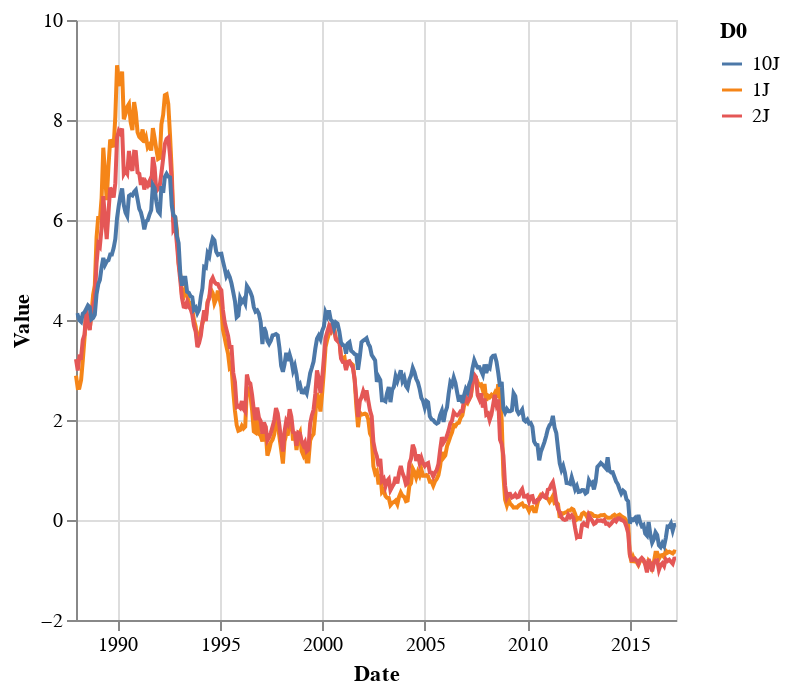

Notebook source saved alongside this figure:
### Markdown cell above
And defining more complex mappings form data to visual is also easy.

### Code cell
alt.Chart(df[df['D0'].isin(['1J', '2J', '10J'])]).mark_line().encode(
    x='Date',
    y='Value',
    color='D0:N',           # :N tells altair about the nominal axis
    tooltip=['Date', 'Value', 'D0']
)

### Figure 1 — Vega-Lite specification as saved in the notebook (floating-point values rounded to 4 significant figures; data arrays with more than 128 entries replaced by an {"elided": "..."} marker saying what was removed)
{"config": {"view": {"continuousWidth": 300, "continuousHeight": 300}}, "data": {"name": "data-4ae10e3eba9639d815d892c14d1a42be"}, "mark": {"type": "line"}, "encoding": {"color": {"field": "D0", "type": "nominal"}, "tooltip": [{"field": "Date", "type": "temporal"}, {"field": "Value", "type": "quantitative"}, {"field": "D0", "type": "nominal"}], "x": {"field": "Date", "type": "temporal"}, "y": {"field": "Value", "type": "quantitative"}}, "$schema": "https://vega.github.io/schema/vega-lite/v5.20.1.json", "datasets": {"data-4ae10e3eba9639d815d892c14d1a42be": {"elided": "1056 records"}}}
